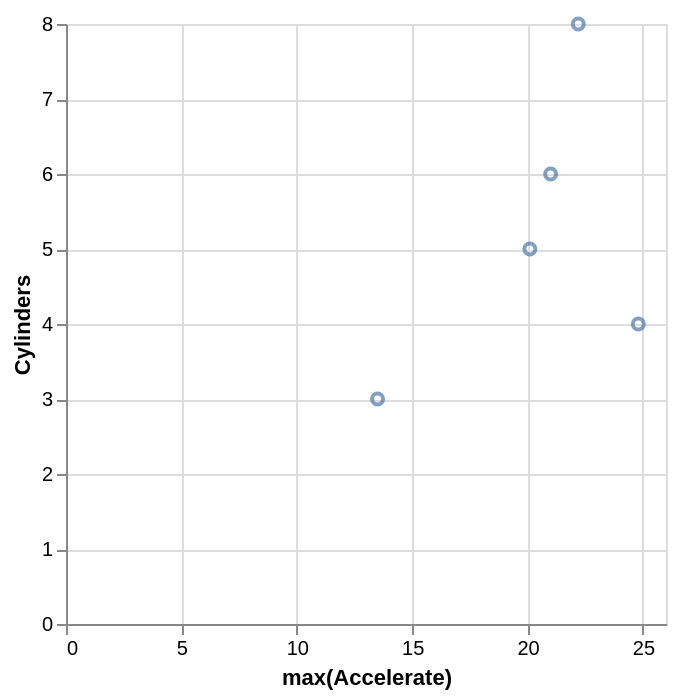

Vega-Lite specification stored for this chart:
### Vega-Lite specification from a JSON file in a GitHub repository (floating-point values rounded to 4 significant figures)
{"data": {"values": [{"x_data": 13.5, "y_data": 3}, {"x_data": 24.8, "y_data": 4}, {"x_data": 20.1, "y_data": 5}, {"x_data": 21, "y_data": 6}, {"x_data": 22.2, "y_data": 8}]}, "mark": "point", "encoding": {"x": {"field": "x_data", "type": "quantitative", "title": "max(Accelerate)"}, "y": {"field": "y_data", "type": "quantitative", "title": "Cylinders"}}}
